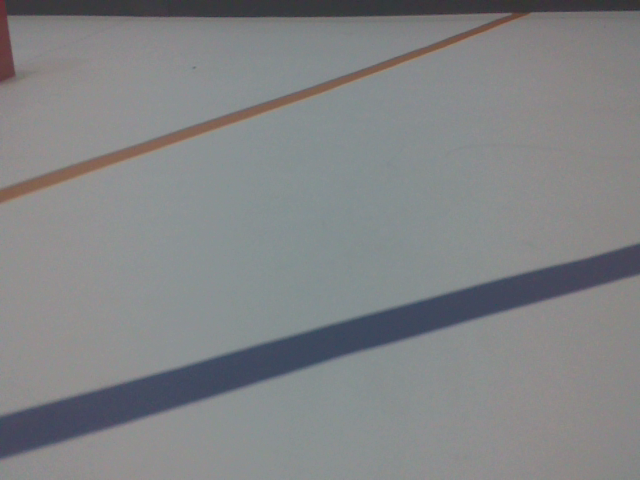
#> input picture wro_github_repository/jetson/line_test_images/img_22.png, 640 x 480 px, given as the content of the folder 19_07_2022_20_30_29, which was not available
$ python line.py
#> lines starting #> are read from the running program, lines starting #| are printed output that depends on the picture; after the words box and inside, x2 and y2 are one past the last pixel; in counts of white or black regions, pixels touching at a corner belong together; pictures that were not available may be replaced by others from this repository, and a replacement may not be noted
### wro_github_repository/jetson/cvtools/cvtool.py
import cv2
import numpy as np
import time
from pathlib import Path
import os
from json import loads
from datetime import datetime


class CVTool:
    def __init__(self, use_cam=True, width=640, height=480, framerate=120, flip_method=0, rsp_cam=True, cnf_file="cnf.txt"):
        self.width = width
        self.height = height
        self.framerate = framerate
        self.flip_method = flip_method
        self.microbit = None
        self.cnf_file = os.path.dirname(__file__) + "/../" + cnf_file
        print(cnf_file)
        self.cropping = False
        self.get_rect = False
        self.x_start = 0
        self.y_start = 0
        self.x_end = 0
        self.y_end = 0
        self.focal_distance = 0.304
        self.px_to_cm = 0.0264583333
        self.rsp_cam = rsp_cam
        self.camera = None
        if use_cam:
            self.open_cam()

    # [49 lines left out: functions open_cam, camera_is_open, try_camera, not called in this run]

    def find_colors(self, img, hsv_lowers, hsv_uppers):
        '''
        Exctract object in image with hsv values
        :params
        -img: the original image
        -hsv_lower: list with the lower HSV values (e.g. [5, 120, 130])
        -hsv_upper: list with the upper HSV values (e.g. [15, 170, 255])
        Returns: the object mask, is any
        '''
        if len(hsv_lowers) != len(hsv_uppers):
            print("Different hsv list sizes lowers/uppers")
            return None
        imgHSV = cv2.cvtColor(img, cv2.COLOR_BGR2HSV)
        masks = []
        for i, hsv_lower in enumerate(hsv_lowers):
            lower = np.array(hsv_lower)
            upper = np.array(hsv_uppers[i])
            mask = cv2.inRange(imgHSV, lower, upper)
            masks.append(mask)
        final_mask = np.zeros((img.shape[0], img.shape[1], 1), np.uint8)
        for mask in masks:
            final_mask = cv2.bitwise_or(final_mask, mask)
        return mask

    def find_contours(self, img, mask, min_area=1000, sort=True, filter=0, draw=False):
        '''
        Exctract contours in image using a mask
        :params
        -img: the original image
        -mask: the image mask with the contours
        -min_area: the minimum contours' area, in pixels
        -sort: True (sorted list)/False (insorted list)
        -draw: True/False - if True, draws detected contours in returned image
        Returns: tuple (cont_img, countours), where:
                cont_img: the image with the drawn contours (if draw==True)
                contours: list with all detected contours (area, [x,y,w,h])
        '''
        conFound = []
        imgContours = img.copy()
        # if mask == None:
        #     mask = self.pre_processing(img)
        contours, hierarchy = cv2.findContours(
            mask, cv2.RETR_EXTERNAL, cv2.CHAIN_APPROX_NONE)

        for cnt in contours:
            area = cv2.contourArea(cnt)
            if area > min_area:
                peri = cv2.arcLength(cnt, True)
                approx = cv2.approxPolyDP(cnt, 0.02*peri, True)
                # print(len(approx))
                if len(approx) == filter or filter == 0:
                    if draw:
                        cv2.drawContours(imgContours, cnt, -
                                         1, (255, 0, 255), 3)
                    x, y, w, h = cv2.boundingRect(approx)
                    cv2.rectangle(imgContours, (x, y),
                                  (x+w, y+h), (0, 255, 0), 2)
                    cv2.circle(imgContours, (x+(w//2), y+(h//2)),
                               5, (0, 255, 0), cv2.FILLED)
                    conFound.append([area, [x, y, w, h]])

        if sort:
            conFound = sorted(conFound, key=lambda x: x[0], reverse=True)

        return imgContours, conFound

    # [128 lines left out: functions calibrate_color, cnf_validation, initTrackbars, getTrackbarValues, not called in this run]

    def empty(self, a):
        pass

    # [192 lines left out: functions click_and_crop, crop_color, read_cnf_file, write_cnf_file, calibrate_menu, warp_image and 2 more, not called in this run]

    def get_steering_folder_name(self, steering, step=10):
        return step + steering // step

    # [78 lines left out: functions get_photos_remotely, wrap_all_images, main, not called in this run]


# [2 lines that do not run on import are left out]

### wro_github_repository/jetson/cvtools/line.py
try:
    from cvtool import CVTool
except ModuleNotFoundError:
    from cvtools.cvtool import CVTool
from json import loads
from math import atan
import numpy as np
from math import sqrt
import time
import cv2
import os


# colors 'blue' or 'orange'
class Line:
    def __init__(self, cvtool, color, filename="cnf.txt"):
        self.cnf_file = os.path.dirname(__file__) + "/../" + filename
        self.color = color
        self.hsv_lowers = None
        self.hsv_uppers = None
        self.min_area = 1000
        self.turn_side = None
        self.debug_mode = False
        self.read_cnf_file()
        self.cvtools = cvtool


    def print(self):
        print("Pillar color:", self.color)
        print("Lowers:", self.hsv_lowers)
        print("Uppers:", self.hsv_uppers)
        print("Turn side:", self.turn_side)

    def set_debug_mode(self, debug=False):
        self.debug_mode = debug

    def read_cnf_file(self):
        lowers = []
        uppers = []
        i = 0
        turn_side = 0
        # print("self.cnf_file:", self.cnf_file)
        with open(self.cnf_file, 'r') as f:
            for line in f:
                # print(line)
                dict_line = loads(line)
                if self.color + "_line" in dict_line["data"]:
                    lowers.append([dict_line['hmin'], dict_line['smin'], dict_line['vmin']])
                    uppers.append([[dict_line['hmax'], dict_line['smax'], dict_line['vmax']]])
                    turn_side = dict_line['turn']

        self.hsv_lowers = lowers
        self.hsv_uppers = uppers
        self.turn_side = turn_side

    def detect(self, image, draw=False):
        '''
        looking for the line
        '''
        mask = self.cvtools.find_colors(image, self.hsv_lowers, self.hsv_uppers)
        img_contours, contours = self.cvtools.find_contours(image, mask, min_area=1000, sort=True, filter=0, draw=draw)
        if len(contours) > 0:
            area = contours[0][0]
            # print(area)
            if area > self.min_area:
                cx = contours[0][1][0] + contours[0][1][2] // 2
                cy = contours[0][1][1] + contours[0][1][3] // 2
                radius = int(sqrt(cx ** 2 + cy ** 2))

                img_contours = cv2.circle(img_contours, (cx, cy), radius, (255, 255, 255), 5)
                return img_contours, (cx, cy)
        return None


def main():
    cvtool = CVTool(use_cam=False, rsp_cam=True)
    blue_line = Line(cvtool, "blue")
#> (reads wro_github_repository/jetson/cnf.txt from the repository)
    orange_line = Line(cvtool, "orange")

    # red_pillar = Pillar(cvtool=cv
    # tool, color="red")

    blue_line.print()
    # red_pillar.print()
    img_folder = "19_07_2022_20_30_29"
    # img_folder = "26_08_2022_17_09_43"
    for f in os.listdir(img_folder):
        image_name = img_folder + "/" + f
        print(image_name)
        image = cv2.imread(image_name)
#> image is the input picture: shape (480, 640, 3); mean B, G, R 133.4, 131.6, 129.8
        line_detection = blue_line.detect(image, draw=False)
#> in find_colors, `imgHSV = cv2.cvtColor(img, cv2.COLOR_BGR2HSV)`: imgHSV: shape (480, 640, 3); mean H, S, V 90.3, 17.5, 135.7
#> the loop in find_colors, `for i, hsv_lower in enumerate(hsv_lowers):` made 1 pass
#> pass 1, in find_colors, `mask = cv2.inRange(imgHSV, lower, upper)`:
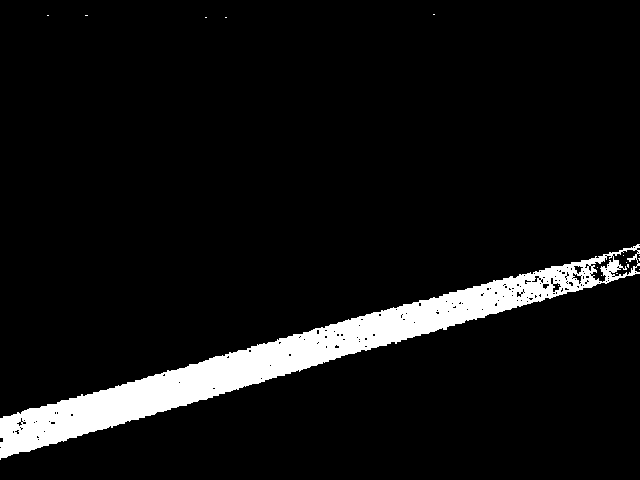
#> mask: shape (480, 640); 7% white; 16 white regions (15 under 20 px)
#> after the loop in find_colors, `for i, hsv_lower in enumerate(hsv_lowers):`: masks = 1 item
#> the loop in find_colors, `for mask in masks:` made 1 pass
#> in find_contours, `contours, hierarchy = cv2.findContours( mask, cv2.RETR_EXTERNAL, cv2.C..`: contours = 9 contours, 8 with area under 20; largest, box (x1, y1, x2, y2) and area: (0, 244, 640, 460) 22005
#> the loop in find_contours, `for cnt in contours:` made 9 passes
#> (area, peri, approx, x, y, w, h) on pass 4: (22005, 1620.1, [[639, 244], [3, 416], [0, 459]], 0, 244, 640, 216)
#> after the loop in find_contours, `for cnt in contours:`:
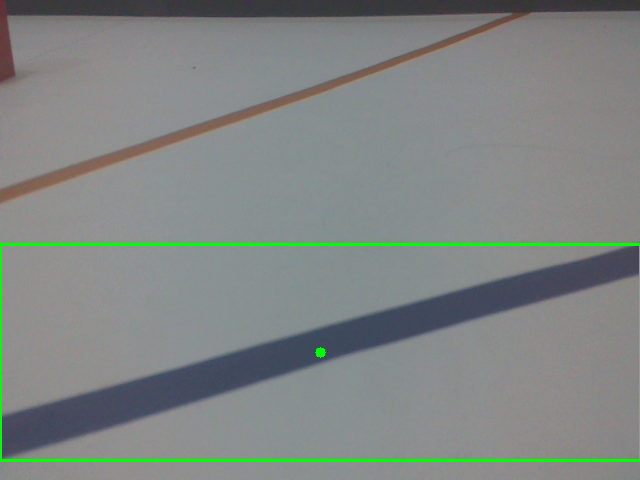
#> imgContours: shape (480, 640, 3); 1.48% of pixels changed, all inside (x1, y1, x2, y2) = (0, 243, 640, 462)
#> after the loop in find_contours, `for cnt in contours:`: conFound = [[22005, [0, 244, 640, 216]]]
#> in detect, `area = contours[0][0]`: area = 22005
#> in detect, `cx = contours[0][1][0] + contours[0][1][2] // 2`: cx = 320
#> in detect, `cy = contours[0][1][1] + contours[0][1][3] // 2`: cy = 352
#> in detect, `radius = int(sqrt(cx ** 2 + cy ** 2))`: radius = 475
#> in detect, `img_contours = cv2.circle(img_contours, (cx, cy), radius, (255, 255, 2..`: img_contours: shape (480, 640, 3); 0.02% of pixels changed, all inside (x1, y1, x2, y2) = (0, 0, 640, 7)
        blue_y = -1
        orange_y = -1
        if line_detection is not None:
            cv2.imshow("Blue", line_detection[0])
            cv2.waitKey(0)
            blue_y = line_detection[1][1]
#> blue_y = 352
        time.sleep(0.2)
        line_detection = orange_line.detect(image, draw=False)
#> the loop in find_colors (call 2), `for i, hsv_lower in enumerate(hsv_lowers):` made 1 pass
#> pass 1, in find_colors (call 2), `mask = cv2.inRange(imgHSV, lower, upper)`:
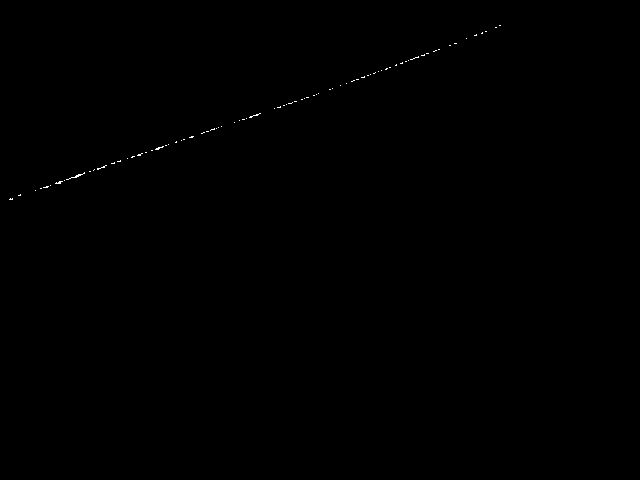
#> mask: shape (480, 640); 0.1% white in thin lines or dots, all inside (x1, y1, x2, y2) = (9, 25, 501, 200)
#> the loop in find_colors (call 2), `for mask in masks:` made 1 pass
#> in find_contours (call 2), `contours, hierarchy = cv2.findContours( mask, cv2.RETR_EXTERNAL, cv2.C..`: contours = 80 contours, all with area under 20
#> the loop in find_contours (call 2), `for cnt in contours:` made 80 passes
#> (cnt, area) on passes 3, 4, 6, 8, 10, 11, 15, 18, 19, 21, 22, 23: ([[35, 190]], 0), ([[40, 188], [41, 188]], 0), ([[50, 185]], 0), ([[64, 180]], 0), ([[89, 171], [90, 171]], 0), ([[94, 169], [93, 170]], 0), ([[127, 158]], 0), ([[145, 152], [146, 152]], 0), ([[151, 150], [152, 150]], 0), ([[165, 145], [166, 145]], 0), ([[168, 144]], 0), ([[176, 141], [175, 142], [176, 142]], 0.5)
#> area on passes 1, 2, 5, 7, 9, 12: 1.5, 0.5, 2, 5.5, 8.5, 3
#> line_detection = None
        if line_detection is not None:
            cv2.imshow("Orange", line_detection[0])
            cv2.waitKey(0)
            orange_y = line_detection[1][1]
        if orange_y == -1 or blue_y == -1:
            print("UKNOWN!")
            cv2.imshow("Image", image)
            cv2.waitKey(0)
        elif orange_y > blue_y:
            print("Orange first")
        else:
            print("Blue first")
        time.sleep(0.2)
        cv2.destroyAllWindows()


    # [22 lines of commented-out code are left out]


if __name__ == "__main__":
    main()
